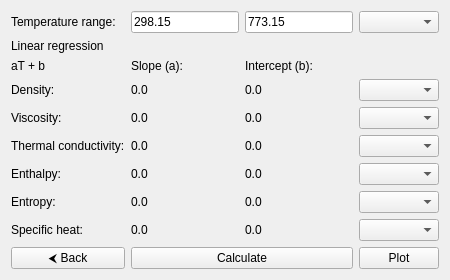
<?xml version="1.0" encoding="UTF-8"?>
<ui version="4.0">
    <class>LinearRegressionOutputPage</class>
    <widget class="QWidget" name="LinearRegressionOutputPage">
        <layout class="QGridLayout" name="gridLayout">
            <!-- Row 0 -->
            <item row="0" column="0">
                <widget class="QLabel" name="temperatureLabel">
                    <property name="text">
                        <string>Temperature range:</string>
                    </property>
                </widget>
            </item>
            <item row="0" column="1">
                <widget class="QLineEdit" name="minTemperatureEditLine">
                    <property name="text">
                        <string>298.15</string>
                    </property>
                </widget>
            </item>
            <item row="0" column="2">
                <widget class="QLineEdit" name="maxTemperatureEditLine">
                    <property name="text">
                        <string>773.15</string>
                    </property>
                </widget>
            </item>
            <item row="0" column="3">
                <widget class="QComboBox" name="temperatureComboBox">
                </widget>
            </item>

            <!-- Row 1 -->
            <item row="1" column="0" colspan="4">
                <widget class="QLabel" name="regressionLabel">
                    <property name="text">
                        <string>Linear regression</string>
                    </property>
                </widget>
            </item>

            <!-- Row 2 -->
            <item row="2" column="0">
                <widget class="QLabel" name="mathLabel">
                    <property name="text">
                        <string>aT + b</string>
                    </property>
                </widget>
            </item>
            <item row="2" column="1">
                <widget class="QLabel" name="aLabel">
                    <property name="text">
                        <string>Slope (a):</string>
                    </property>
                </widget>
            </item>
            <item row="2" column="2">
                <widget class="QLabel" name="bLabel">
                    <property name="text">
                        <string>Intercept (b):</string>
                    </property>
                </widget>
            </item>

            <!-- Row 3 -->
            <item row="3" column="0">
                <widget class="QLabel" name="rhoNameLabel">
                    <property name="text">
                        <string>Density:</string>
                    </property>
                </widget>
            </item>
            <item row="3" column="1">
                <widget class="QLabel" name="rhoALabel">
                    <property name="text">
                        <string>0.0</string>
                    </property>
                </widget>
            </item>
            <item row="3" column="2">
                <widget class="QLabel" name="rhoBLabel">
                    <property name="text">
                        <string>0.0</string>
                    </property>
                </widget>
            </item>
            <item row="3" column="3">
                <widget class="QComboBox" name="rhoComboBox">
                </widget>
            </item>

            <!-- Row 4 -->
            <item row="4" column="0">
                <widget class="QLabel" name="muNameLabel">
                    <property name="text">
                        <string>Viscosity:</string>
                    </property>
                </widget>
            </item>
            <item row="4" column="1">
                <widget class="QLabel" name="muALabel">
                    <property name="text">
                        <string>0.0</string>
                    </property>
                </widget>
            </item>
            <item row="4" column="2">
                <widget class="QLabel" name="muBLabel">
                    <property name="text">
                        <string>0.0</string>
                    </property>
                </widget>
            </item>
            <item row="4" column="3">
                <widget class="QComboBox" name="muComboBox">
                </widget>
            </item>


            <!-- Row 5 -->
            <item row="5" column="0">
                <widget class="QLabel" name="condNameLabel">
                    <property name="text">
                        <string>Thermal conductivity:</string>
                    </property>
                </widget>
            </item>
            <item row="5" column="1">
                <widget class="QLabel" name="condALabel">
                    <property name="text">
                        <string>0.0</string>
                    </property>
                </widget>
            </item>
            <item row="5" column="2">
                <widget class="QLabel" name="condBLabel">
                    <property name="text">
                        <string>0.0</string>
                    </property>
                </widget>
            </item>
            <item row="5" column="3">
                <widget class="QComboBox" name="condComboBox">
                </widget>
            </item>

            <!-- Row 6 -->
            <item row="6" column="0">
                <widget class="QLabel" name="hNameLabel">
                    <property name="text">
                        <string>Enthalpy:</string>
                    </property>
                </widget>
            </item>
            <item row="6" column="1">
                <widget class="QLabel" name="hALabel">
                    <property name="text">
                        <string>0.0</string>
                    </property>
                </widget>
            </item>
            <item row="6" column="2">
                <widget class="QLabel" name="hBLabel">
                    <property name="text">
                        <string>0.0</string>
                    </property>
                </widget>
            </item>
            <item row="6" column="3">
                <widget class="QComboBox" name="hComboBox">
                </widget>
            </item>

            <!-- Row 7 -->
            <item row="7" column="0">
                <widget class="QLabel" name="sNameLabel">
                    <property name="text">
                        <string>Entropy:</string>
                    </property>
                </widget>
            </item>
            <item row="7" column="1">
                <widget class="QLabel" name="sALabel">
                    <property name="text">
                        <string>0.0</string>
                    </property>
                </widget>
            </item>
            <item row="7" column="2">
                <widget class="QLabel" name="sBLabel">
                    <property name="text">
                        <string>0.0</string>
                    </property>
                </widget>
            </item>
            <item row="7" column="3">
                <widget class="QComboBox" name="sComboBox">
                </widget>
            </item>


            <!-- Row 8 -->
            <item row="8" column="0">
                <widget class="QLabel" name="cpNameLabel">
                    <property name="text">
                        <string>Specific heat:</string>
                    </property>
                </widget>
            </item>
            <item row="8" column="1">
                <widget class="QLabel" name="cpALabel">
                    <property name="text">
                        <string>0.0</string>
                    </property>
                </widget>
            </item>
            <item row="8" column="2">
                <widget class="QLabel" name="cpBLabel">
                    <property name="text">
                        <string>0.0</string>
                    </property>
                </widget>
            </item>
            <item row="8" column="3">
                <widget class="QComboBox" name="cpComboBox">
                </widget>
            </item>


            <!-- Row 9 -->
            <item row="9" column="0">
                <widget class="QPushButton" name="backButton">
                    <property name="text">
                        <string>&#x2B9C; Back</string>
                    </property>
                    <property name="toolTip">
                        <string>Go back to calculation input page</string>
                    </property>
                </widget>
            </item>
            <item row="9" column="1" colspan="2">
                <widget class="QPushButton" name="calculateButton">
                    <property name="text">
                        <string>Calculate</string>
                    </property>
                    <property name="toolTip">
                        <string>Calculate linear regression</string>
                    </property>
                </widget>
            </item>
            <item row="9" column="3">
                <widget class="QPushButton" name="plotButton">
                    <property name="text">
                        <string>Plot</string>
                    </property>
                    <property name="toolTip">
                        <string>Plot data</string>
                    </property>
                </widget>
            </item>
        </layout>
    </widget>
</ui>
